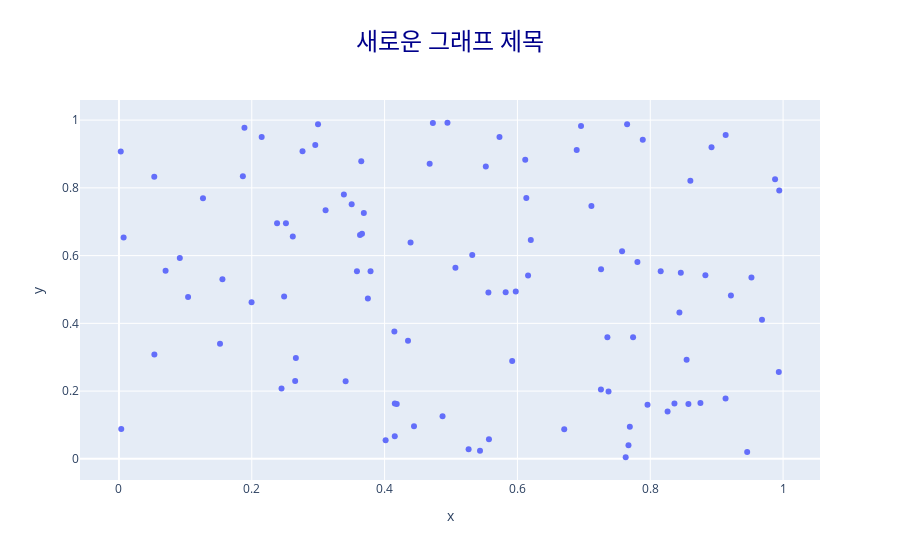

Notebook code for this chart:
### Code cell
# fig = px.scatter(df, x='x', y='y', color='color', title='산점도 차트')

fig = px.scatter(df, x='x', y='y', title='산점도 차트')

# 추가 설정
fig.update_layout(
    title = {
        'text' : "새로운 그래프 제목",
        "font" : {"size":24, "color":"darkblue"},
        "x":0.5  # 제목 위치
    }
)

fig.show()
